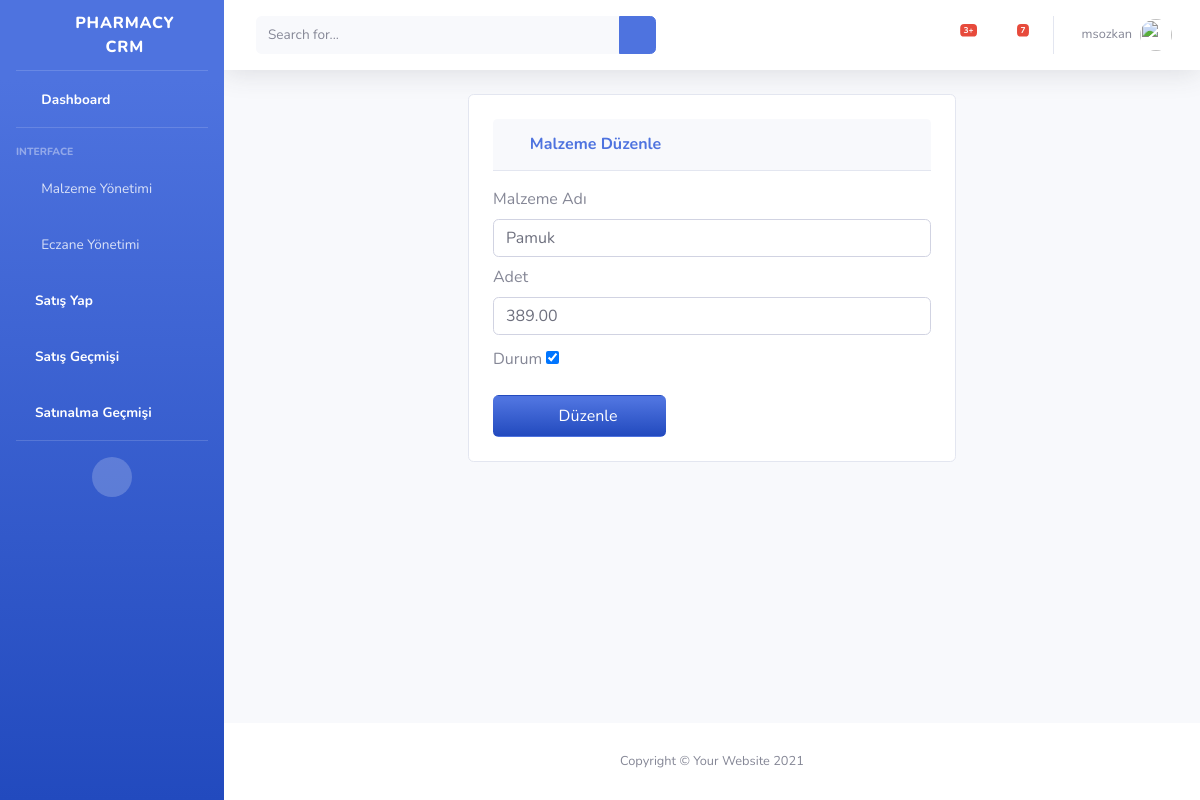
Before: /edit/item/10/ (signed in) with the older database file.
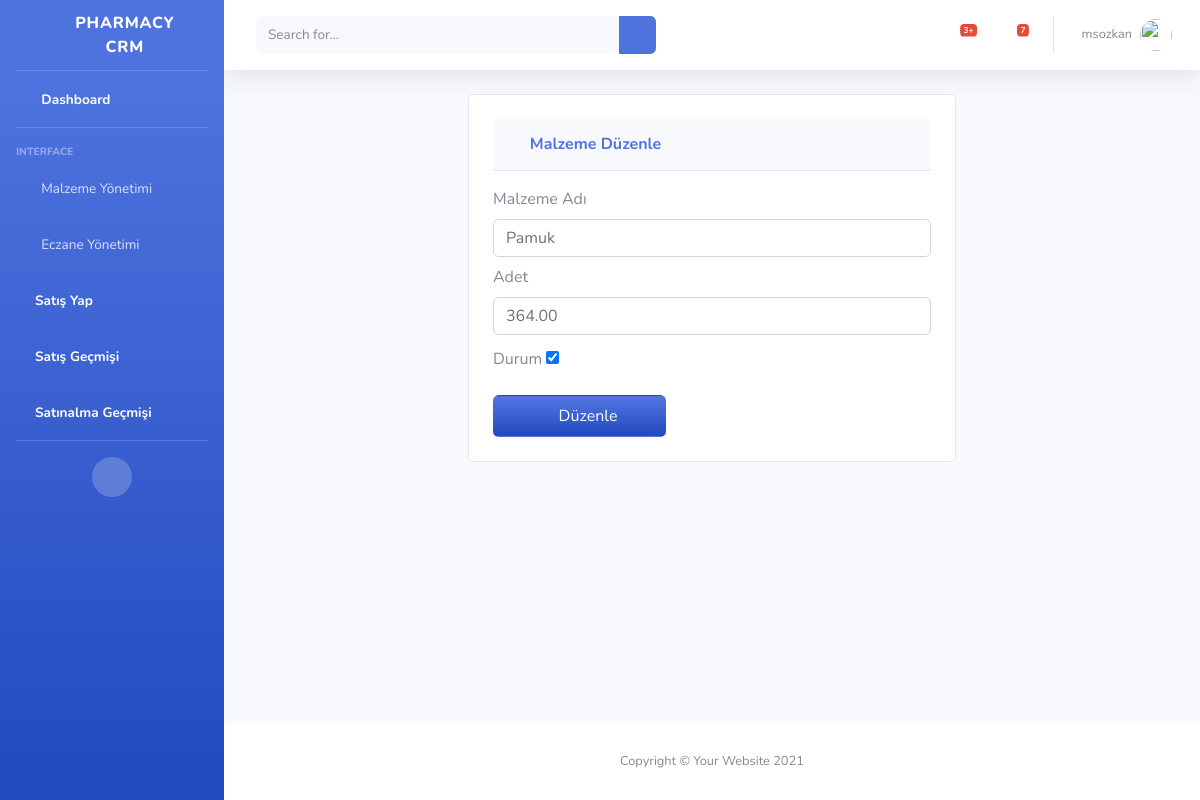
After: the same page with the newer database file.
### items/models.py (models this page shows, shortened)
class Items(models.Model):
    item_name=models.CharField(max_length=60)
    quantity=models.DecimalField(max_digits=10,decimal_places=2)
    status=models.BooleanField(default=True)
    created_at = models.DateTimeField(auto_now_add=True,null=True,blank=True)
    updated_at = models.DateTimeField(auto_now=True,null=True,blank=True)

### items/views.py (the view)
# urls.py: path("edit/item/<int:pk>/",views.edit_item,name="edit_item"),
@admin_login_required(login_url = "accounts:index")
def edit_item(request,pk):
    instance = get_object_or_404(Items,id = pk)
    form=ItemForm(request.POST or None,instance = instance)
    if request.method == 'POST':
        print(form.errors)
        if form.is_valid():
                form.save()
                messages.success(request,"Dosya başarılı bir şekilde oluşturuldu.")
                return HttpResponseRedirect(request.META.get('HTTP_REFERER', '/'))
    return render(request,"edit_item.html",{"form":form})

### items/forms.py
class ItemForm(forms.ModelForm):
    class Meta:
        model = Items
        fields = '__all__'
        exclude = ['created_at','updated_at']
        widgets = {
            'item_name': forms.TextInput(attrs={'class': "form-control form-control-user ",'placeholder':'Malzeme Adı',"type":"text",}),
            'quantity': forms.TextInput(attrs={'class': "form-control form-control-user ", 'placeholder':'Adet',"type":"number" }),
            'status': forms.CheckboxInput(attrs={'class': "form-control-user mt-3", 'placeholder':'Durum', }),
        }
        labels = {
            'item_name': _('Malzeme Adı'),
            'quantity': _('Adet'),
            'status': _('Durum'),
        }
        error_messages = {
            'item_name': {
                'max_length': _("Dosya no alanı 30 karakterden fazla olamaz."),
                'unique': _("Bu dosya no daha önceden kullanılmış."),
            },
            'quantity': {
                'max_length': _("Başvuran alanı 30 karakterden fazla olamaz."),
                'required':"Lütfen başvuran kısmını doldurunuz."
            },
        }

### items/templates/edit_item.html (shortened to what this page needs)
{% extends 'layout.html' %}
{% load static %}
{% block body %}
<div class="card w-50 mx-auto p-4">
    <div class="card-header py-3 mb-3">
        <h6 class="m-0 font-weight-bold text-primary">
        <i class="fa fa-edit">  </i>    Malzeme Düzenle
         </h6>
    </div>
    <form method="post" action="">
        <div class="row ">
            <div class="col-md-12">
                <label for="id_item_name" class= "text-md">
                {{form.item_name.label}}
                </label>
                {% if form.item_name.errors %}
                {{form.item_name}}
                <div class="text-danger text-sm validation_label">
                {{ form.item_name.errors }}
                </div>
                {% else %}
                {{form.item_name}}
                {% endif %}
            </div>
            <div class="col-md-12 mt-2">
            <label for="id_quantity" class= "text-md">
                {{form.quantity.label}}
            </label>
            {% if form.quantity.errors %}
            {{form.quantity}}
            <div class="text-danger text-sm validation_label">
            {{ form.quantity.errors }}
            </div>
            {% else %}
            {{form.quantity}}
            {% endif %}
            </div>
            <div class="col-md-12">
                <label for="id_status" class= "text-md">
                    {{form.status.label}}
                </label>
                {% if form.status.errors %}
                {{form.status}}
                <div class="text-danger text-sm validation_label">
                {{ form.status.errors }}
                </div>
                {% else %}
                {{form.status}}
                {% endif %}
                </div>
        </div>
        <button
        type="submit"
        class="px-5 py-2 mr-3 mt-3 font-bold text-center text-white uppercase btn bg-gradient-primary"
        id="submit_button"
        >
        <i class="fa fa-edit">  </i> Düzenle
        </button>
    </form>
</div>
{% endblock  %}

Changed rows visible on the page:
changed Items "Pamuk": quantity "389.00" → "364.00"
